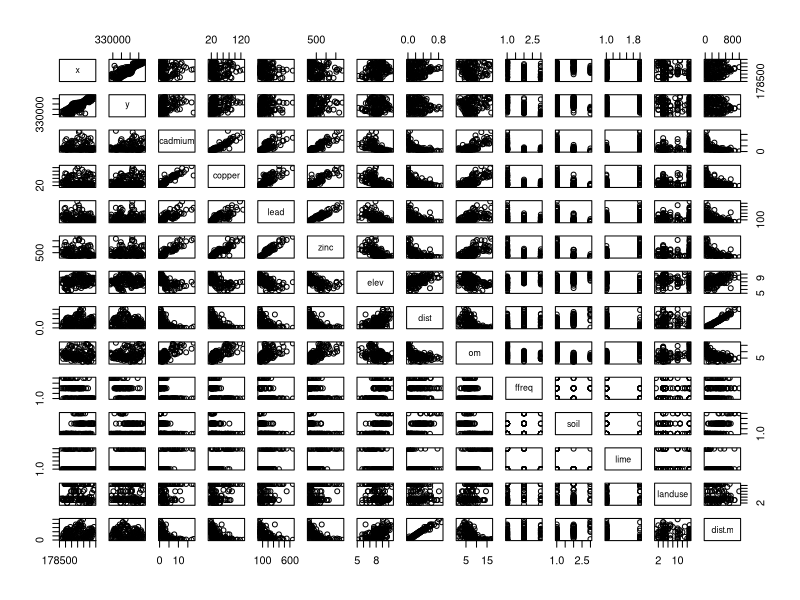
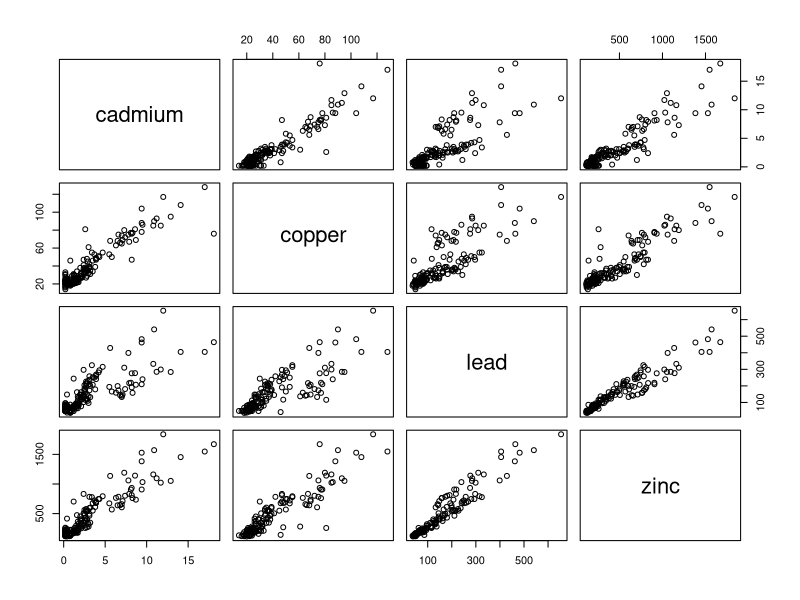
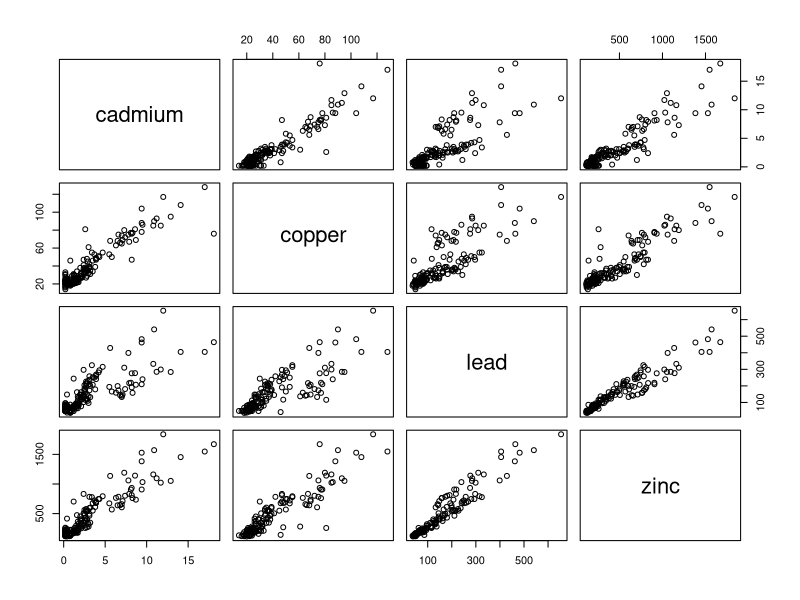
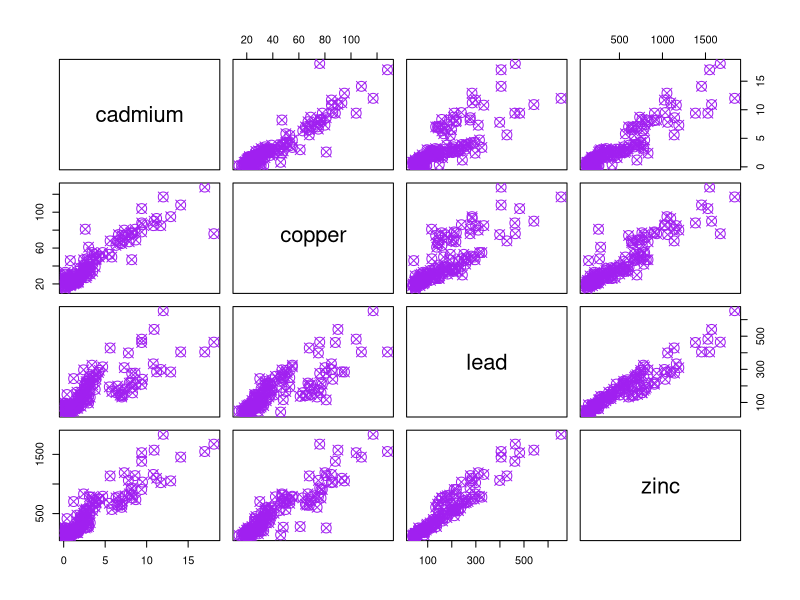
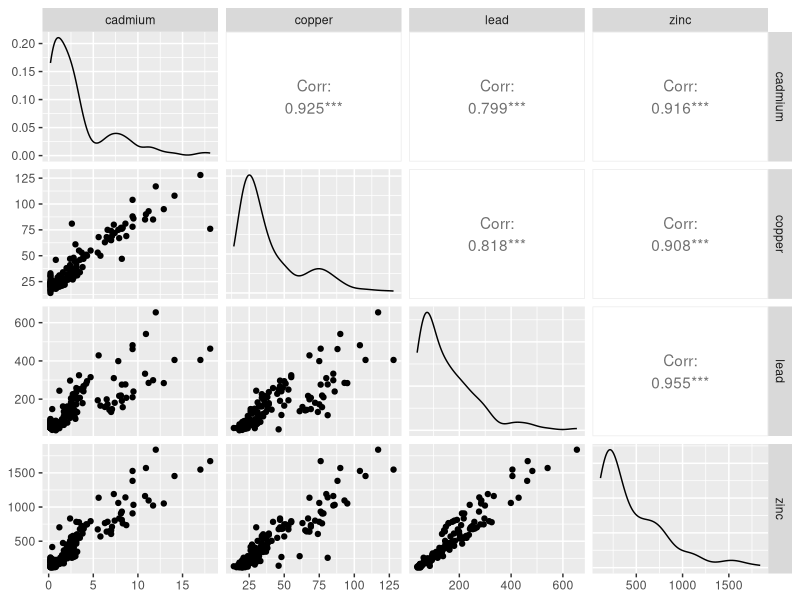

Write R code to recreate these figures, in order.
### Multi panel in R: the second lecture of Monitoring ecosystem 
### Seeing correlation among ecological variables

install.packages("sp")
install.packages("GGally") #The R package 'ggplot2' is a plotting system based on the grammar of graphics. 'GGally' extends 'ggplot2' by adding several functions to reduce the complexity of combining geometric objects with transformed data. Some of these functions include a pairwise plot matrix, a two group pairwise plot matrix, a parallel coordinates plot, a survival plot, and several functions to plot networks.
#Ggally is used for the function ggpairs()

library(sp) # require(sp) will also do the job
library(GGally)

data(meuse) 
attach(meuse)

# Exercise: see the name of the variables and plot cadmium versus zinc
# There are two ways to see the names of the variables:
names(meuse)
head(meuse) 

# exercise: make all the possible pairwise plots of the dataset
#plot(x,cadmium)
#plot(x,zinc)
#plot...
#plot is not a good idea!
pairs(meuse)

#in case you receive the error ''the size is too large" reshape with the mouse graph 

#group the variables to see them better: 
pairs(~cadmium+copper+lead+zinc,data=meuse)

#we can obtain the same result in this way: 
pairs(meuse[,3:6])

# Exercise: prettify this graph
pairs(meuse[,3:6],col="purple",cex=2,pch=13)

#GGally package will prettify the graph
ggpairs(meuse[,3:6])
